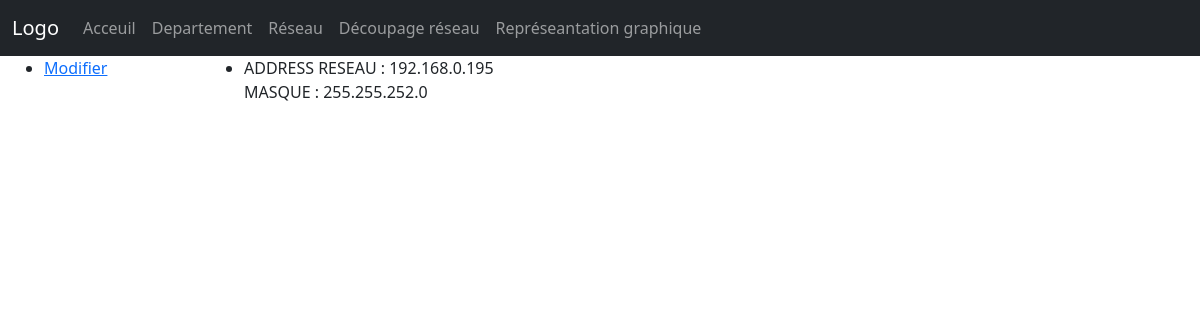
Page /sousreseaulist/ on the earlier database version.
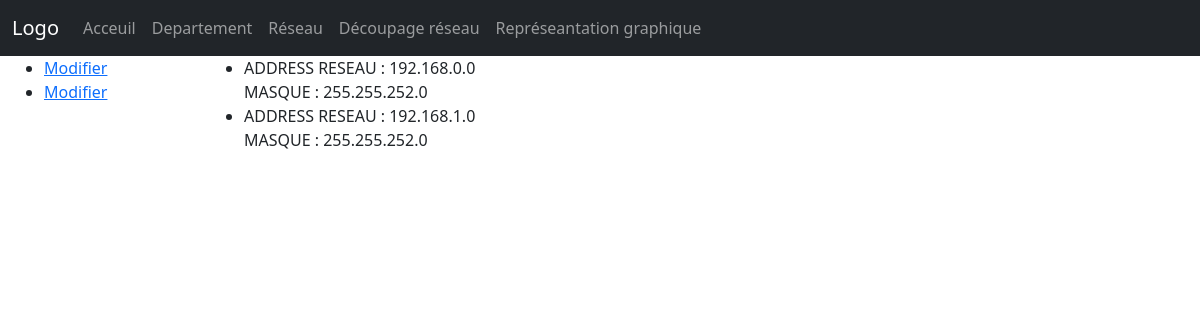
Same page on the later database version.
### myapp/models.py (models this page shows)
class SousReseau(models.Model):
    addressIP = models.CharField(max_length=25)
    masque = models.CharField(max_length=25)

### myapp/views.py (the view)
# urls.py: path('sousreseaulist/', views.sousreseaulist, name='sousreseaulist'),
def sousreseaulist(request):
    context = {}
    context["dataset2"] = SousReseau.objects.all()
    return render(request, "sousreseaulist.html", context)

### myapp/templates/sousreseaulist.html (shortened to what this page needs)
<!DOCTYPE html>
<html>
<head>
  {% load bootstrap5 %}
  {% bootstrap_css %}
</head>
<body>
<nav class="navbar navbar-expand-sm navbar-dark bg-dark">
    <div class="container-fluid">
    <a class="navbar-brand" href="javascript:void(0)">Logo</a>
    <div class="collapse navbar-collapse" id="mynavbar">
        <ul class="navbar-nav me-auto">
        <li class="nav-item">
            <a class="nav-link" href="/">Acceuil</a>
        </li>
        <li class="nav-item">
            <a class="nav-link" href="/departementlist">Departement</a>
        </li>
        <li class="nav-item">
            <a class="nav-link" href="/sousreseaulist">Réseau</a>
        </li>
        <li class="nav-item">
            <a class="nav-link" href="/calculateur">Découpage réseau</a>
        </li>
        <li class="nav-item">
            <a class="nav-link" href="/graph">Représeantation graphique</a>
        </li>
        </ul>
    </div>
        </div>
    </nav>
<div class="container-fluid">
    <div class="row">
      <div class="col-sm-2">
        {% block sidebar %}
          <ul class="sidebar-nav">
            {% for x in dataset2 %}
                <li><a href="/sousreseau/{{ x.id }}/update">Modifier</a></li>
            {% endfor %}
          </ul>
        {% endblock %}
      </div>
        <div class="col-sm-10 ">
            {% block content %}
            <ul>
                {% for x in dataset2 %}
                  <li>ADDRESS RESEAU : {{ x.addressIP }}</br>
                    MASQUE : {{ x.masque }}</li>
                {% endfor %}
            </ul>
            {% endblock %}
        </div>
    </div>
  </div>
</body>
</html>

Differences in the rows shown:
removed SousReseau: addressIP "192.168.0.195", masque "255.255.252.0"
added SousReseau: addressIP "192.168.0.0", masque "255.255.252.0"
added SousReseau: addressIP "192.168.1.0", masque "255.255.252.0"
